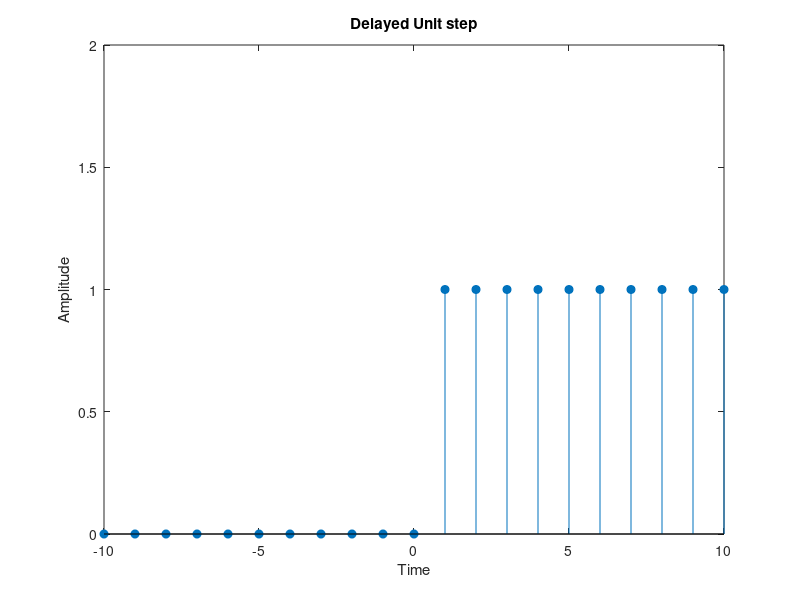

This figure's MATLAB source:
n=-10:10;
x=[zeros(1,11) ones(1,10)];
stem(n,x,'filled');
xlabel('Time');
ylabel('Amplitude');
title('Delayed Unit step');
axis([-10 10 0 2]);